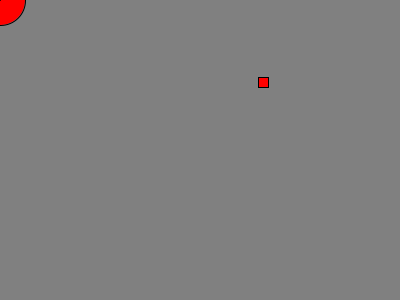
Frame 1 (no input)
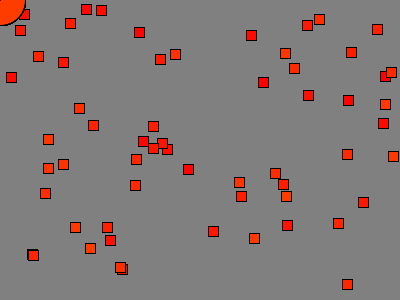
Frame 60 (the mouse pressed at the canvas centre just before this capture)
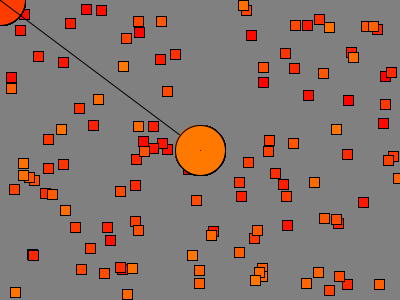
Frame 120 (the mouse held since frame 60 and released just before this capture)

The Processing sketch that drew these frames (run headless with seeded random() and noise(); from frame 60 on, the mouse is pressed at the canvas centre):

// Processing sketch: basics
// ── basics.pde
void setup() {
  size(400, 300);
  background(128);
}

void draw() {
  fill(255, frameCount % 255, 0);
  ellipse(mouseX, mouseY, 50, 50);
  line(pmouseX, pmouseY, mouseX, mouseY);
  rect(random(width), random(height), 10, 10);
}

void keyPressed() {}
void keyReleased() {}
void keyTyped() {}
void mousePressed() {}
void mouseDragged() {}
void mouseReleased() {}
void mouseClicked() {}
void mouseMoved() {}
